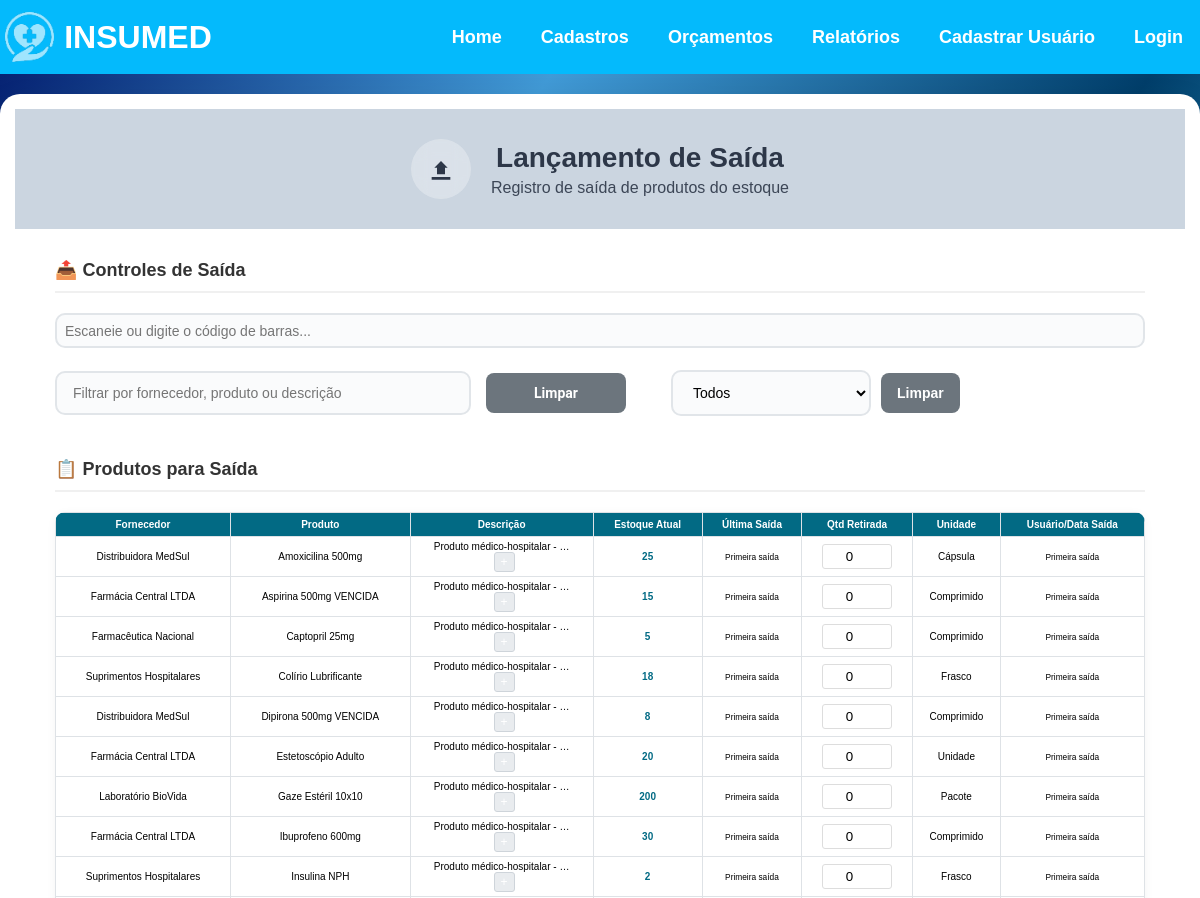
Before: /relatorio-saida/ (upper part) with the older database file.
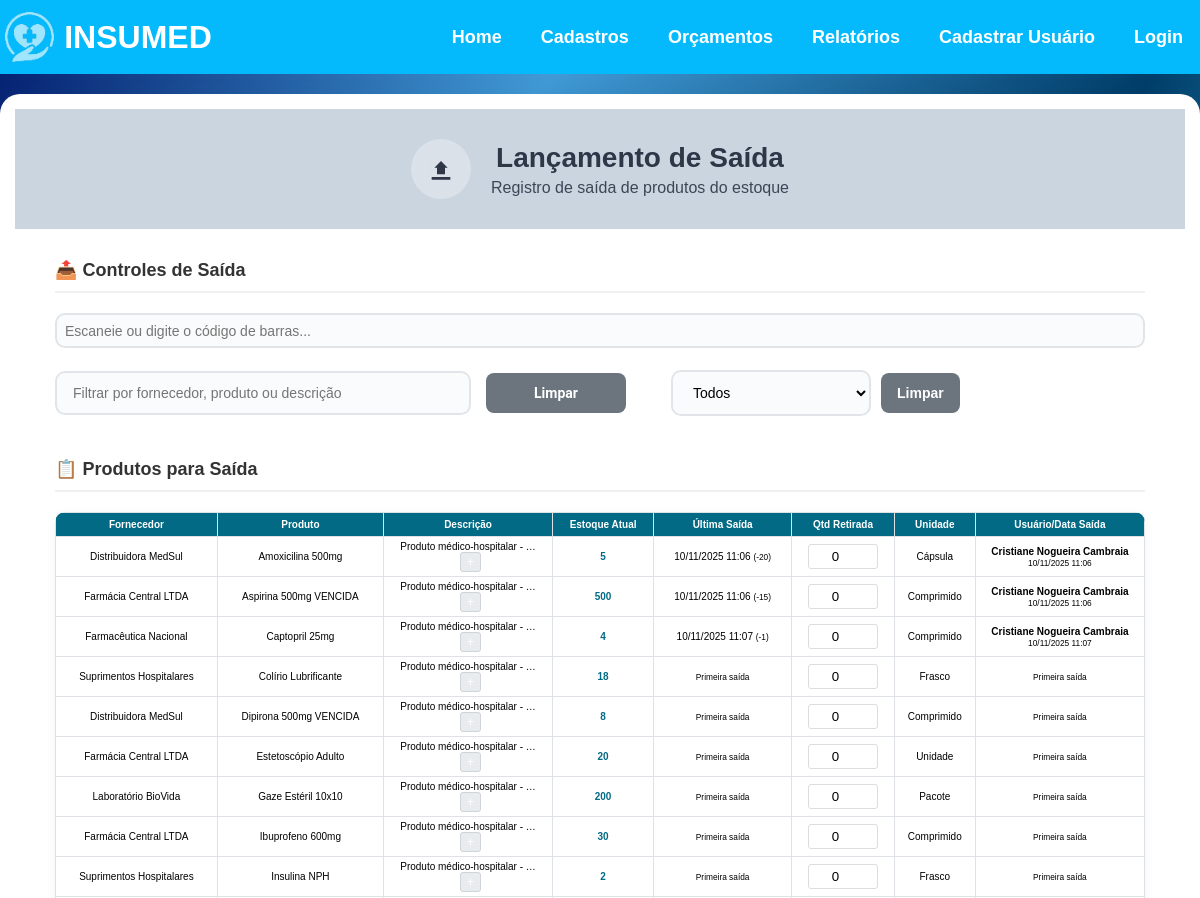
After: the same page with the newer database file.
### app/models.py (models this page shows, shortened)
class Produto(models.Model):
    UNIDADE_CHOICES = [
        ('Unidades', 'Unidades'),
        ('Caixa', 'Caixa'),
    ]
    nome = models.CharField(max_length=100)
    codigo_barras = models.CharField(max_length=50, blank=True, null=True)
    preco = models.DecimalField(max_digits=10, decimal_places=2)
    preco_compra = models.DecimalField(max_digits=10, decimal_places=2, blank=True, null=True)
    descricao = models.TextField(blank=True, null=True)
    fornecedor = models.ForeignKey(Fornecedor, on_delete=models.CASCADE, related_name="produtos", null=True, blank=True)
    data_hora = models.DateTimeField(default=timezone.now)
    unidade = models.CharField(max_length=50, choices=UNIDADE_CHOICES, default="Unidades")
    quantidade = models.IntegerField()
    validade = models.DateField(blank=True, null=True)
    observacao = models.TextField(blank=True, null=True)

class Fornecedor(models.Model):
    nome = models.CharField(max_length=200)
    cnpj = models.CharField(max_length=20)  # Usar CharField pois pode conter caracteres especiais
    endereco = models.CharField(max_length=200)
    bairro = models.CharField(max_length=200)
    complemento = models.CharField(max_length=200, blank=True, null=True)  # Pode ser opcional
    data_nascimento = models.DateField()
    cidade = models.CharField(max_length=200)
    uf = models.CharField(max_length=2)
    cep = models.CharField(max_length=10)  # Também CharField por conta do formato
    email = models.EmailField(max_length=200)  # Melhor usar EmailField para validação
    telefone = models.CharField(max_length=20)
    ativo = models.BooleanField(default=True)

class MovimentacaoEstoque(models.Model):
    TIPO_CHOICES = [
        ('ENTRADA', 'Entrada'),
        ('SAIDA', 'Saída'),
    ]
    produto = models.ForeignKey(Produto, on_delete=models.CASCADE)
    tipo = models.CharField(max_length=10, choices=TIPO_CHOICES)
    quantidade = models.IntegerField()
    data_hora = models.DateTimeField(default=timezone.now)
    usuario = models.ForeignKey(Usuario, on_delete=models.SET_NULL, null=True, blank=True)
    class Meta:
        ordering = ['-data_hora']

class Usuario(models.Model):
    UF_CHOICES = [
        ('AC', 'Acre'), ('AL', 'Alagoas'), ('AP', 'Amapá'), ('AM', 'Amazonas'),
        ('BA', 'Bahia'), ('CE', 'Ceará'), ('DF', 'Distrito Federal'), ('ES', 'Espírito Santo'),
        ('GO', 'Goiás'), ('MA', 'Maranhão'), ('MT', 'Mato Grosso'), ('MS', 'Mato Grosso do Sul'),
        ('MG', 'Minas Gerais'), ('PA', 'Pará'), ('PB', 'Paraíba'), ('PR', 'Paraná'),
        ('PE', 'Pernambuco'), ('PI', 'Piauí'), ('RJ', 'Rio de Janeiro'), ('RN', 'Rio Grande do Norte'),
        ('RS', 'Rio Grande do Sul'), ('RO', 'Rondônia'), ('RR', 'Roraima'), ('SC', 'Santa Catarina'),
        ('SP', 'São Paulo'), ('SE', 'Sergipe'), ('TO', 'Tocantins')
    ]
    nome = models.CharField(max_length=200)
    email = models.EmailField(max_length=200, unique=True)
    cpf = models.CharField(max_length=20, unique=True)
    endereco = models.CharField(max_length=200)
    cidade = models.CharField(max_length=200)
    uf = models.CharField(max_length=2, choices=UF_CHOICES)
    telefone = models.CharField(max_length=20)
    data_nascimento = models.DateField()
    senha = models.CharField(max_length=128)
    ativo = models.BooleanField(default=True)
    tentativas_login = models.IntegerField(default=0)
    bloqueado = models.BooleanField(default=False)
    data_bloqueio = models.DateTimeField(null=True, blank=True)

### app/views.py (the view, shortened to what this page needs)
# urls.py: path('relatorio-saida/', views.relatorio_saida, name='relatorio_saida'),
def relatorio_saida(request):
    periodo = request.GET.get('periodo')
    produtos = Produto.objects.all().order_by('nome')
    for produto in produtos:
        produto.ultima_saida = MovimentacaoEstoque.objects.filter(
            produto=produto,
            tipo='saida'
        ).order_by('-data_hora').first()
    return render(request, 'relatorio_saida.html', {'produtos': produtos})

### app/templates/relatorio_saida.html (shortened to what this page needs)
{% extends 'base.html' %}
{% block content %}
<div class="saida-container">
    <div class="header-section">
        <div class="icon-title">
            <div class="icon-circle">
                <svg width="32" height="32" viewBox="0 0 24 24" fill="none">
                    <path d="M9 11H7L12 6L17 11H15V16H9V11ZM5 20V18H19V20H5Z" fill="#2d3748"/>
                </svg>
            </div>
            <div>
                <h1>Lançamento de Saída</h1>
                <p>Registro de saída de produtos do estoque</p>
            </div>
        </div>
    </div>
    <div class="controls-section">
        <div class="section-header">
            <h3>📤 Controles de Saída</h3>
        </div>
        <div class="controls-content">
            <div class="barcode-field">
                <input type="text" id="codigo_barras_saida" placeholder="Escaneie ou digite o código de barras..." autocomplete="off">
            </div>
            <div class="filtros-container">
                <input type="text" id="filtroSaida" placeholder="Filtrar por fornecedor, produto ou descrição">
                <button onclick="limparFiltroTexto()" class="btn-limpar">Limpar</button>
                <form method="GET" id="formPeriodo">
                    <select name="periodo" id="selectPeriodo" onchange="document.getElementById('formPeriodo').submit()">
                        <option value="">Todos</option>
                    </select>
                    <a href="{% url 'relatorio_saida' %}" class="btn-limpar-periodo">Limpar</a>
                </form>
            </div>
        </div>
    </div>
    <div class="data-section">
        <div class="section-header">
            <h3>📋 Produtos para Saída</h3>
        </div>
        <form method="post">
            <div class="table-responsive">
                <table class="modern-table">
                <thead>
                    <tr>
                        <th>Fornecedor</th>
                        <th>Produto</th>
                        <th>Descrição</th>
                        <th>Estoque Atual</th>
                        <th>Última Saída</th>
                        <th>Qtd Retirada</th>
                        <th>Unidade</th>
                        <th>Usuário/Data Saída</th>
                    </tr>
                </thead>
                <tbody>
                    {% for produto in produtos %}
                    <tr class="produto-saida-row" data-fornecedor="{{ produto.fornecedor.nome|lower }}" data-produto="{{ produto.nome|lower }}" data-descricao="{{ produto.descricao|default:''|lower }}">
                        <td>{{ produto.fornecedor.nome }}</td>
                        <td>{{ produto.nome }}</td>
                        <td class="descricao-cell">
                            {% if produto.descricao %}
                                <span class="descricao-preview">{{ produto.descricao|truncatechars:30 }}</span>
                                {% if produto.descricao|length > 30 %}
                                    <button type="button" class="btn-expandir-desc" onclick="toggleDescricaoTabela(this)">+</button>
                                {% endif %}
                            {% else %}
                                <small>Sem descrição</small>
                            {% endif %}
                        </td>
                        <td class="estoque-atual">{{ produto.quantidade }}</td>
                        <td class="ultima-saida">
                            {% if produto.ultima_saida %}
                                {{ produto.ultima_saida.data_hora|date:"d/m/Y H:i" }}
                                <small>(-{{ produto.ultima_saida.quantidade }})</small>
                            {% else %}
                                <small>Primeira saída</small>
                            {% endif %}
                        </td>
                        <td class="quantidade-input">
                            <input type="number" name="quantidade_{{ produto.id }}" min="0" value="0">
                        </td>
                        <td>{{ produto.unidade }}</td>
                        <td class="usuario-saida">
                            {% if produto.ultima_saida and produto.ultima_saida.usuario %}
                                <strong>{{ produto.ultima_saida.usuario.nome }}</strong><br>
                                <small>{{ produto.ultima_saida.data_hora|date:"d/m/Y H:i" }}</small>
                            {% elif produto.ultima_saida %}
                                <small>Usuário não registrado</small><br>
                                <small>{{ produto.ultima_saida.data_hora|date:"d/m/Y H:i" }}</small>
                            {% else %}
                                <small>Primeira saída</small>
                            {% endif %}
                        </td>
                    </tr>
                    {% empty %}
                    <tr id="nenhumProdutoSaida">
                        <td colspan="8" class="no-data">Nenhum produto encontrado</td>
                    </tr>
                    {% endfor %}
                </tbody>
            </table>
            </div>
        </form>
    </div>
</div>
{% endblock %}

### app/templates/base.html (shortened to what this page needs)
<!DOCTYPE html>
<html lang="pt-br">
<head>
    {% load static %}
    <link rel="stylesheet" href="{% static 'css/style.css' %}">
</head>
<body>
    <header>
        <div class="logo-header">
            <img src="{% static 'images/insumed_icon.png' %}" alt="insumed_icon">
            <h1 class="insumed">INSUMED</h1>
        </div>
        <nav class="desktop-nav">
            <ul>
                {% if admin_logado %}
                    <li><a href="{% url 'lista_suporte' %}">Suporte</a></li>
                    <li><a href="{% url 'usuarios_cadastrados' %}">Usuários Cadastrados</a></li>
                    <li><a href="{% url 'admin_logout' %}">Sair Admin</a></li>
                {% else %}
                    <li><a href="/">Home</a></li>
                    <div class="dropdown">
                        <li><a href="#" onclick="return false;">Cadastros</a></li>
                    </div>
                    <div class="dropdown">
                        <li><a href="#" onclick="return false;">Orçamentos</a></li>
                    </div>
                    <div class="dropdown">
                        <li><a href="#" onclick="return false;">Relatórios</a></li>
                    </div>
                    {% if usuario_logado %}
                        <li><a href="{% url 'minha_conta' %}">Minha Conta</a></li>
                        <li><a href="{% url 'logout' %}">Sair</a></li>
                        <li style="position: relative;">
                            <button onclick="toggleNotifications()" style="background: none; border: none; cursor: pointer; position: relative; padding: 5px;">
                                <svg width="28" height="28" viewBox="0 0 24 24" fill="none" xmlns="http://www.w3.org/2000/svg">
                                    <path d="M12 2C13.1 2 14 2.9 14 4C14 4.74 13.6 5.39 13 5.73V7C13 10.76 16.05 13.81 19.81 14H4.19C7.95 13.81 11 10.76 11 7V5.73C10.4 5.39 10 4.74 10 4C10 2.9 10.9 2 12 2ZM21 16V17H3V16L5 14V7C5 3.69 7.69 1 11 1H13C16.31 1 19 3.69 19 7V14L21 16ZM9.5 18H14.5C14.5 19.66 13.16 21 11.5 21H12.5C10.84 21 9.5 19.66 9.5 18Z" fill="white"/>
                                </svg>
                                <span id="notificationCounter" style="position: absolute; top: 0; right: 0; background: white; color: #ff0000; border-radius: 50%; min-width: 16px; height: 16px; font-size: 10px; display: none; align-items: center; justify-content: center; font-weight: bold; border: 2px solid #013e6a;">0</span>
                            </button>
                            <div id="notificationDropdown" style="display: none; position: fixed; top: 80px; right: 20px; background: white; border: 1px solid #ccc; width: 320px; padding: 15px; box-shadow: 0 2px 10px rgba(0,0,0,0.2); z-index: 99999; max-height: 400px; overflow-y: auto;">
                                <h3 style="margin: 0 0 10px 0; color: #333; text-align: center; font-size: 18px;">Notificações de Estoque</h3>
                                <div style="margin-bottom: 10px; display: flex; gap: 3px; justify-content: space-between;">
                                    <button onclick="zerarContador()" style="background: #dc3545; color: white; border: none; padding: 4px 6px; border-radius: 3px; font-size: 10px; flex: 1;">Marcar Todas como Lidas</button>
                                    <button onclick="marcarTodasNaoLidas()" style="background: #28a745; color: white; border: none; padding: 4px 6px; border-radius: 3px; font-size: 10px; flex: 1;">Marcar como Não Lidas</button>
                                    <button onclick="descartarTodas()" style="background: #6c757d; color: white; border: none; padding: 4px 6px; border-radius: 3px; font-size: 10px; flex: 1;">Descartar Todas</button>
                                </div>
                                <div id="notificationContent">
                                    <div style="text-align: center; padding: 20px; color: #666;">Carregando...</div>
                                </div>
                            </div>
                        </li>
                    {% else %}
                        <li><a href="{% url 'cadastrar_usuario' %}">Cadastrar Usuário</a></li>
                        <li><a href="{% url 'login' %}">Login</a></li>
                    {% endif %}
                {% endif %}
            </ul>
        </nav>
    </header>
    <main>
        {% block content %}
        {% endblock %}
    </main>
</body>
</html>

Changed rows visible on the page:
changed Produto "Amoxicilina 500mg": quantidade "25" → "5"; ultima_saida.data_hora (not shown) → "10/11/2025 11:06"; ultima_saida.quantidade (not shown) → "20"; ultima_saida.usuario.nome (not shown) → "Cristiane Nogueira Cambraia"; text "Primeira saída Primeira saída" → "(- )"
changed Produto "Aspirina 500mg VENCIDA": quantidade "15" → "500"; ultima_saida.data_hora (not shown) → "10/11/2025 11:06"; ultima_saida.quantidade (not shown) → "15"; ultima_saida.usuario.nome (not shown) → "Cristiane Nogueira Cambraia"; text "Primeira saída Primeira saída" → "(- )"
changed Produto "Captopril 25mg": quantidade "5" → "4"; ultima_saida.data_hora (not shown) → "10/11/2025 11:07"; ultima_saida.quantidade (not shown) → "1"; ultima_saida.usuario.nome (not shown) → "Cristiane Nogueira Cambraia"; text "Primeira saída Primeira saída" → "(- )"
